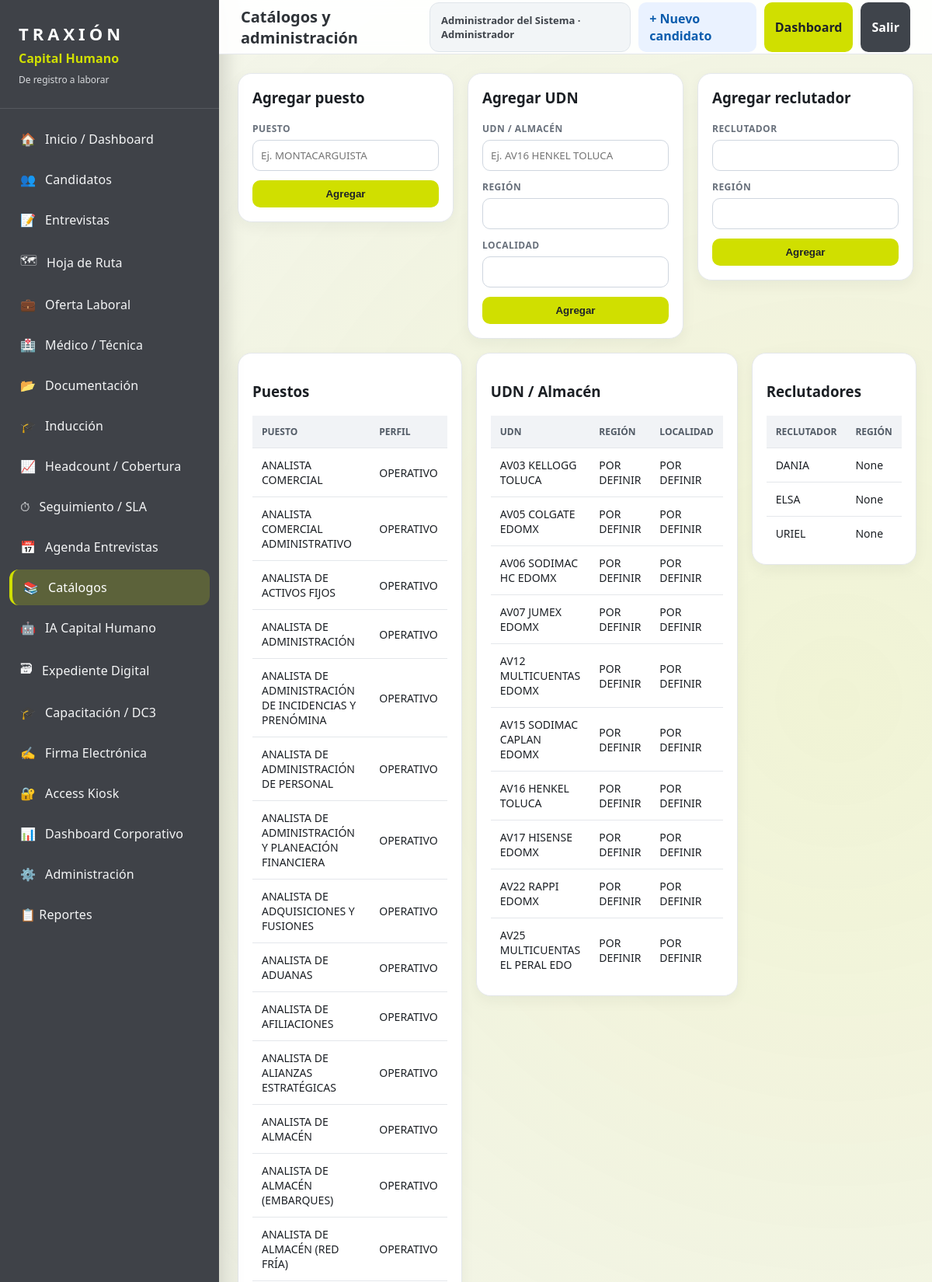
The app's page /catalogos (signed in, upper part) with its own data.
### tables this page shows
CREATE TABLE catalogo_puestos(id INTEGER PRIMARY KEY AUTOINCREMENT, puesto TEXT UNIQUE, perfil TEXT DEFAULT 'OPERATIVO', activo INTEGER DEFAULT 1);

CREATE TABLE catalogo_udn(id INTEGER PRIMARY KEY AUTOINCREMENT, almacen TEXT UNIQUE, region TEXT, localidad TEXT, activo INTEGER DEFAULT 1);

CREATE TABLE catalogo_reclutadores(id INTEGER PRIMARY KEY AUTOINCREMENT, reclutador TEXT UNIQUE, region TEXT, activo INTEGER DEFAULT 1);

### app.py (the view)
@app.route("/catalogos")
def catalogos():
    return render_template("catalogos.html", puestos=query("SELECT * FROM catalogo_puestos ORDER BY puesto"), udns=query("SELECT * FROM catalogo_udn ORDER BY almacen"), reclutadores=query("SELECT * FROM catalogo_reclutadores ORDER BY reclutador"))

### app.py (called while the page is built)
def get_conn():
    conn = sqlite3.connect(DB_PATH)
    conn.row_factory = sqlite3.Row
    return conn

def query(sql, params=(), one=False):
    with get_conn() as conn:
        cur = conn.cursor(); cur.execute(sql, params); rows = cur.fetchall()
        return (rows[0] if rows else None) if one else rows

def is_logged_in():
    return bool(session.get("user_id"))

def current_user():
    if not session.get("user_id"):
        return None
    return {
        "id": session.get("user_id"),
        "nombre": session.get("nombre", ""),
        "usuario": session.get("usuario", ""),
        "rol": session.get("rol", "Consulta"),
        "udn_permitidas": session.get("udn_permitidas", "TODAS"),
    }

@app.context_processor
def inject_user():
    return {"current_user": current_user()}

@app.before_request
def require_login_global():
    endpoint = request.endpoint or ""
    if endpoint in PUBLIC_ENDPOINTS or endpoint.startswith("static"):
        return None
    if not is_logged_in():
        return redirect(url_for("login", next=request.path))
    return None

### templates/catalogos.html
{% extends 'base.html' %}
{% set active='catalogos' %}
{% set page_title='Catálogos y administración' %}
{% block content %}
<div class="grid grid-3" style="align-items:start">
  <div class="card"><h3 style="font-weight:600;margin-top:0">Agregar puesto</h3><form method="post" action="{{ url_for('catalogos_agregar') }}" class="form-grid single"><input type="hidden" name="tipo" value="puesto"><label>Puesto<input name="valor" required placeholder="Ej. MONTACARGUISTA"></label><button class="btn primary">Agregar</button></form></div>
  <div class="card"><h3 style="font-weight:600;margin-top:0">Agregar UDN</h3><form method="post" action="{{ url_for('catalogos_agregar') }}" class="form-grid single"><input type="hidden" name="tipo" value="udn"><label>UDN / Almacén<input name="valor" required placeholder="Ej. AV16 HENKEL TOLUCA"></label><label>Región<input name="region"></label><label>Localidad<input name="localidad"></label><button class="btn primary">Agregar</button></form></div>
  <div class="card"><h3 style="font-weight:600;margin-top:0">Agregar reclutador</h3><form method="post" action="{{ url_for('catalogos_agregar') }}" class="form-grid single"><input type="hidden" name="tipo" value="reclutador"><label>Reclutador<input name="valor" required></label><label>Región<input name="region"></label><button class="btn primary">Agregar</button></form></div>
</div>
<div class="grid grid-3" style="margin-top:18px;align-items:start">
  <div class="card"><h3 style="font-weight:600">Puestos</h3><table><thead><tr><th>Puesto</th><th>Perfil</th></tr></thead><tbody>{% for p in puestos %}<tr><td>{{ p.puesto }}</td><td>{{ p.perfil }}</td></tr>{% endfor %}</tbody></table></div>
  <div class="card"><h3 style="font-weight:600">UDN / Almacén</h3><table><thead><tr><th>UDN</th><th>Región</th><th>Localidad</th></tr></thead><tbody>{% for u in udns %}<tr><td>{{ u.almacen }}</td><td>{{ u.region }}</td><td>{{ u.localidad }}</td></tr>{% endfor %}</tbody></table></div>
  <div class="card"><h3 style="font-weight:600">Reclutadores</h3><table><thead><tr><th>Reclutador</th><th>Región</th></tr></thead><tbody>{% for r in reclutadores %}<tr><td>{{ r.reclutador }}</td><td>{{ r.region }}</td></tr>{% endfor %}</tbody></table></div>
</div>
{% endblock %}

### static/css/app.css (style rules this page uses)
:root { --lime:#D0DF00; --lime-2:#E3E935; --olive:#B5BD00; --gray-10:#63666A; --gray-7:#97999B; --gray-2:#D0D0CE; --ink:#1B1F24; --paper:#FFFFFF; --bg:#F6F7F8; --line:#E4E7EB; --red:#ED1C24; --amber:#FFB000; --green:#78BE20; }
* { box-sizing:border-box }
body { margin:0; font-family:"Segoe UI",Arial,sans-serif; background:var(--bg); color:var(--ink); font-weight:400; }
body:before { content:""; position:fixed;inset:0;pointer-events:none;z-index:-1; background: linear-gradient(135deg,transparent 0 72%,rgba(99,102,106,.06) 72.2% 72.6%,transparent 72.8%), linear-gradient(35deg,transparent 0 58%,rgba(151,153,155,.07) 58.1% 58.5%,transparent 58.8%), radial-gradient(circle at 90% 10%,rgba(208,223,0,.14),transparent 24%), radial-gradient(circle at 14% 85%,rgba(99,102,106,.08),transparent 25%); }
.btn { display:inline-flex;align-items:center;justify-content:center;gap:8px;border:0;background:#EEF1F4;color:#17202a;padding:10px 14px;border-radius:10px;font-weight:600;text-decoration:none;cursor:pointer }
.btn.primary { background:var(--lime);color:#1E2229 }
.card { background:white;border:1px solid var(--line);border-radius:18px;padding:18px;box-shadow:0 6px 18px rgba(23,32,42,.05) }
.grid { display:grid;gap:18px }
.grid-3 { grid-template-columns:repeat(3,1fr) }
table { width:100%;border-collapse:collapse;background:white }
th { background:#F1F3F6;text-align:left;font-size:12px;text-transform:uppercase;color:#525B66;padding:12px;font-weight:600 }
td { border-top:1px solid var(--line);padding:12px;font-size:14px }
.form-grid { display:grid;gap:12px }
.form-grid.single { grid-template-columns:1fr }
.form-grid label { display:grid;gap:6px;font-size:13px;font-weight:600;color:#343a42 }
.form-grid input,.form-grid select,.form-grid textarea { width:100%;border:1px solid #d9dee7;border-radius:10px;padding:10px 11px;background:#fff;font-family:inherit;font-weight:400 }
.form-grid { display:grid;grid-template-columns:repeat(2,minmax(0,1fr));gap:12px }
.form-grid label { display:flex;flex-direction:column;gap:6px;font-size:12px;text-transform:uppercase;letter-spacing:.04em;color:#68707b;font-weight:700 }
.form-grid input,.form-grid select,.form-grid textarea { border:1px solid #cfd6df;border-radius:10px;padding:10px;background:#fff;color:#1f252c;text-transform:none;font-weight:400 }

### records on screen
catalogo_puestos: puesto "ANALISTA COMERCIAL", perfil "OPERATIVO"
catalogo_puestos: puesto "ANALISTA COMERCIAL ADMINISTRATIVO", perfil "OPERATIVO"
catalogo_puestos: puesto "ANALISTA DE ACTIVOS FIJOS", perfil "OPERATIVO"
catalogo_puestos: puesto "ANALISTA DE ADMINISTRACIÓN", perfil "OPERATIVO"
catalogo_puestos: puesto "ANALISTA DE ADMINISTRACIÓN DE INCIDENCIAS Y PRENÓMINA", perfil "OPERATIVO"
catalogo_puestos: puesto "ANALISTA DE ADMINISTRACIÓN DE PERSONAL", perfil "OPERATIVO"
catalogo_puestos: puesto "ANALISTA DE ADMINISTRACIÓN Y PLANEACIÓN FINANCIERA", perfil "OPERATIVO"
catalogo_puestos: puesto "ANALISTA DE ADQUISICIONES Y FUSIONES", perfil "OPERATIVO"
catalogo_puestos: puesto "ANALISTA DE ADUANAS", perfil "OPERATIVO"
catalogo_puestos: puesto "ANALISTA DE AFILIACIONES", perfil "OPERATIVO"
catalogo_puestos: puesto "ANALISTA DE ALIANZAS ESTRATÉGICAS", perfil "OPERATIVO"
catalogo_puestos: puesto "ANALISTA DE ALMACÉN", perfil "OPERATIVO"
catalogo_puestos: puesto "ANALISTA DE ALMACÉN (EMBARQUES)", perfil "OPERATIVO"
catalogo_puestos: puesto "ANALISTA DE ALMACÉN (RED FRÍA)", perfil "OPERATIVO"
catalogo_udn: almacen "AV03 KELLOGG TOLUCA", region "POR DEFINIR", localidad "POR DEFINIR"
catalogo_udn: almacen "AV05 COLGATE EDOMX", region "POR DEFINIR", localidad "POR DEFINIR"
catalogo_udn: almacen "AV06 SODIMAC HC EDOMX", region "POR DEFINIR", localidad "POR DEFINIR"
catalogo_udn: almacen "AV07 JUMEX EDOMX", region "POR DEFINIR", localidad "POR DEFINIR"
catalogo_udn: almacen "AV12 MULTICUENTAS EDOMX", region "POR DEFINIR", localidad "POR DEFINIR"
catalogo_udn: almacen "AV15 SODIMAC CAPLAN EDOMX", region "POR DEFINIR", localidad "POR DEFINIR"
catalogo_udn: almacen "AV16 HENKEL TOLUCA", region "POR DEFINIR", localidad "POR DEFINIR"
catalogo_udn: almacen "AV17 HISENSE EDOMX", region "POR DEFINIR", localidad "POR DEFINIR"
catalogo_udn: almacen "AV22 RAPPI EDOMX", region "POR DEFINIR", localidad "POR DEFINIR"
catalogo_udn: almacen "AV25 MULTICUENTAS EL PERAL EDO", region "POR DEFINIR", localidad "POR DEFINIR"
catalogo_reclutadores: reclutador "DANIA", region "None"
catalogo_reclutadores: reclutador "ELSA", region "None"
catalogo_reclutadores: reclutador "URIEL", region "None"

### other values on screen
{{ ico }} "🏠" "👥" "📝" "🗺" "💼" "🏥" "📂" "🎓" "📈" "⏱" "📅" "📚" "🤖" "🗃" "🎓" "✍️" "🔐" "📊" "⚙️"
{{ txt }} "Inicio / Dashboard" "Candidatos" "Entrevistas" "Hoja de Ruta" "Oferta Laboral" "Médico / Técnica" "Documentación" "Inducción" "Headcount / Cobertura" "Seguimiento / SLA" "Agenda Entrevistas" "Catálogos" "IA Capital Humano" "Expediente Digital" "Capacitación / DC3" "Firma Electrónica" "Access Kiosk" "Dashboard Corporativo" "Administración"
{{ page_title or 'Plataforma Integral de Capital Humano' }} "Catálogos y administración"
{{ current_user.nombre }} "Administrador del Sistema"
{{ current_user.rol }} "Administrador"
